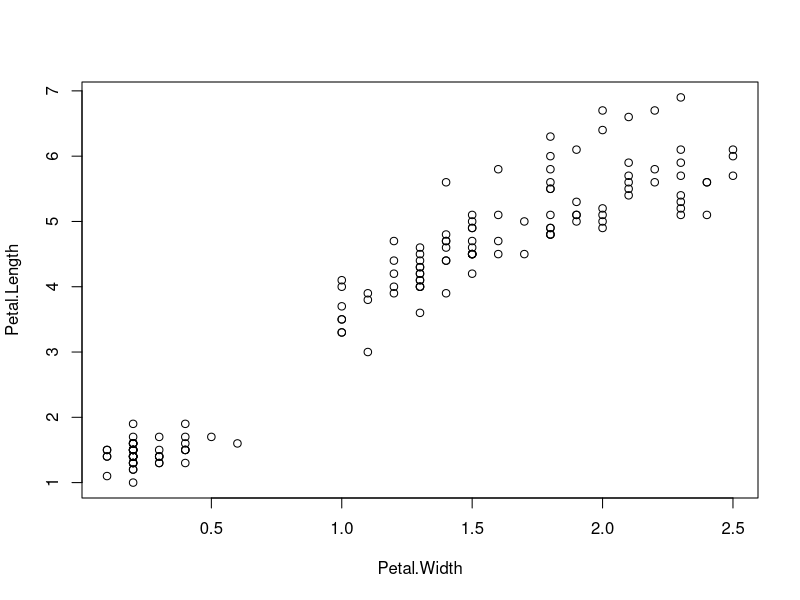
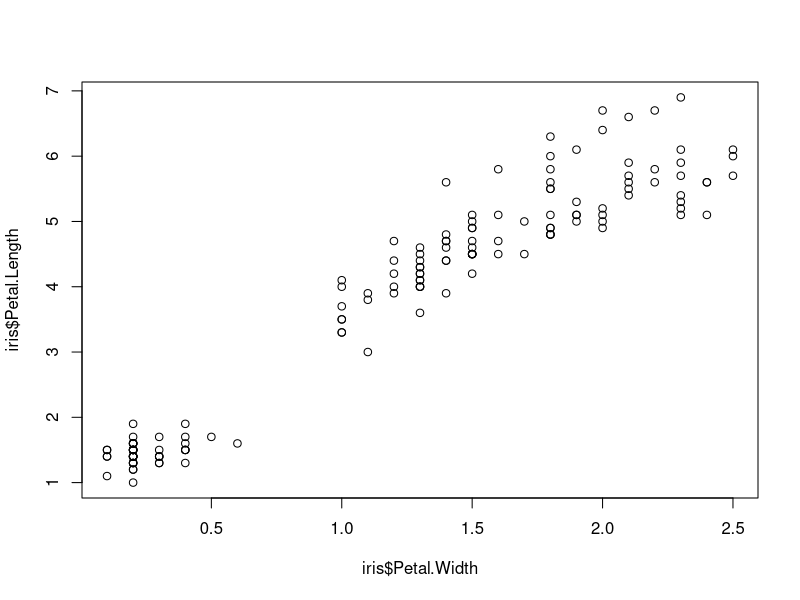
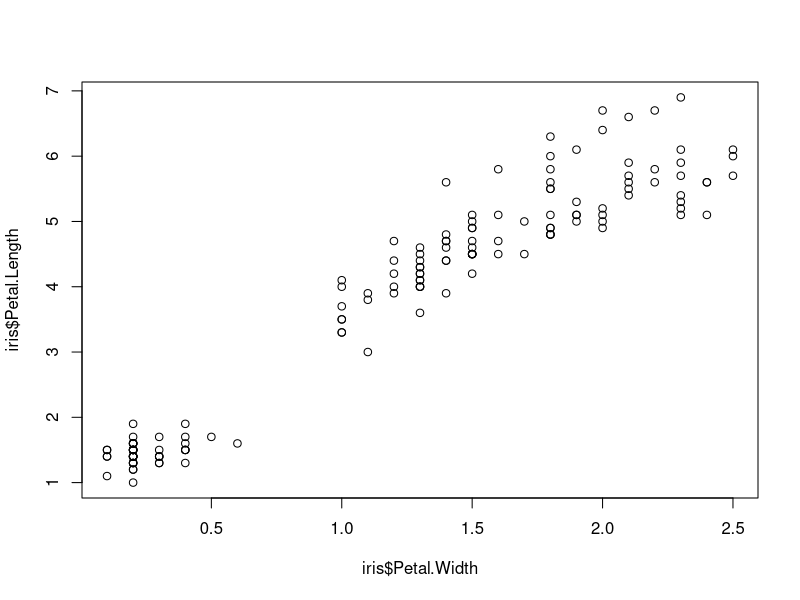
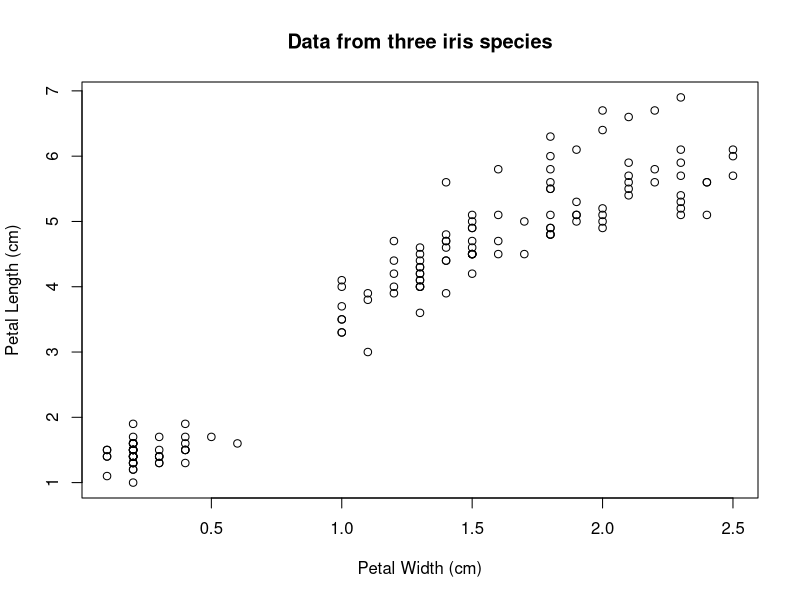
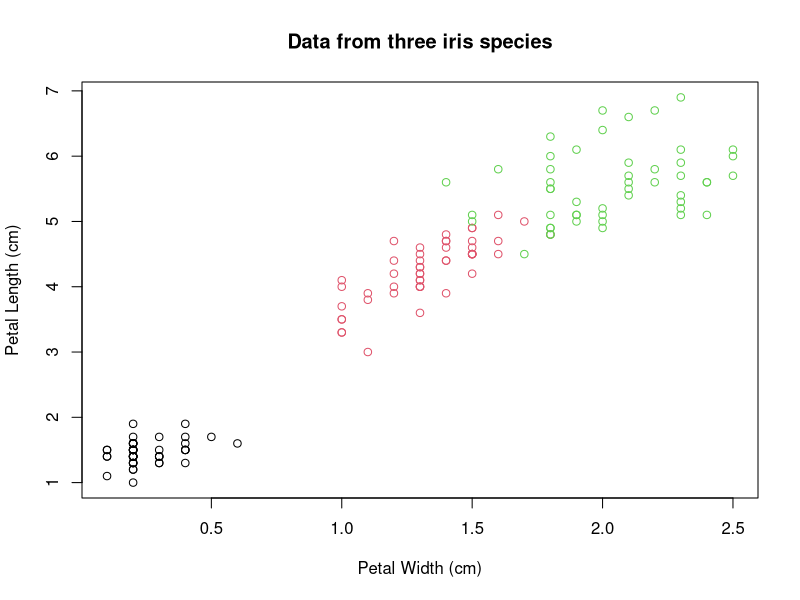
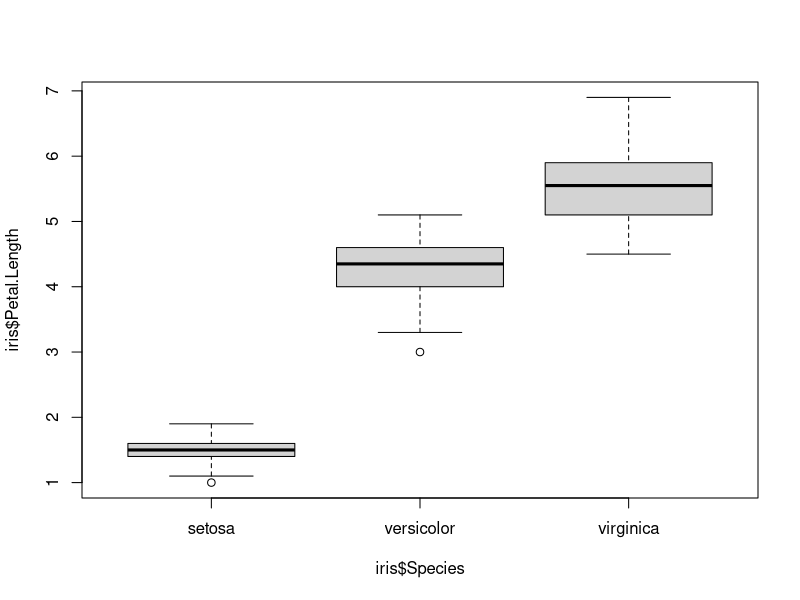
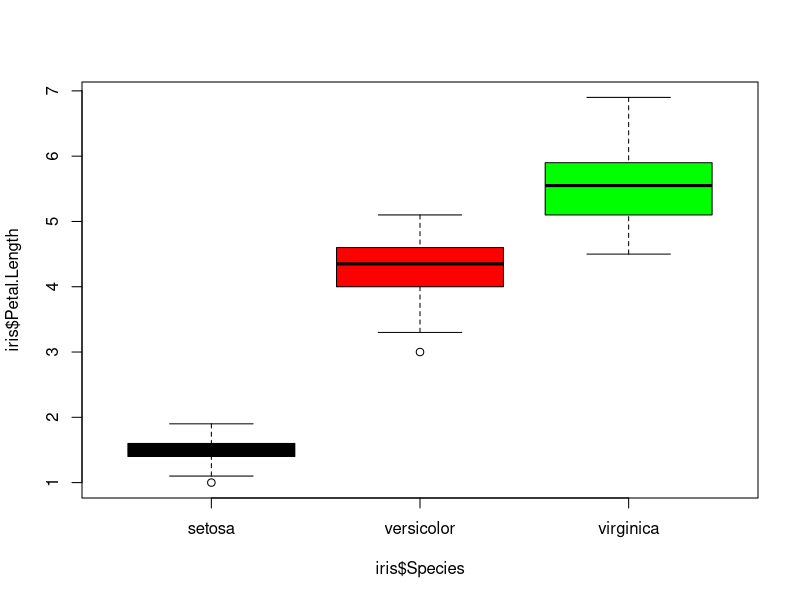
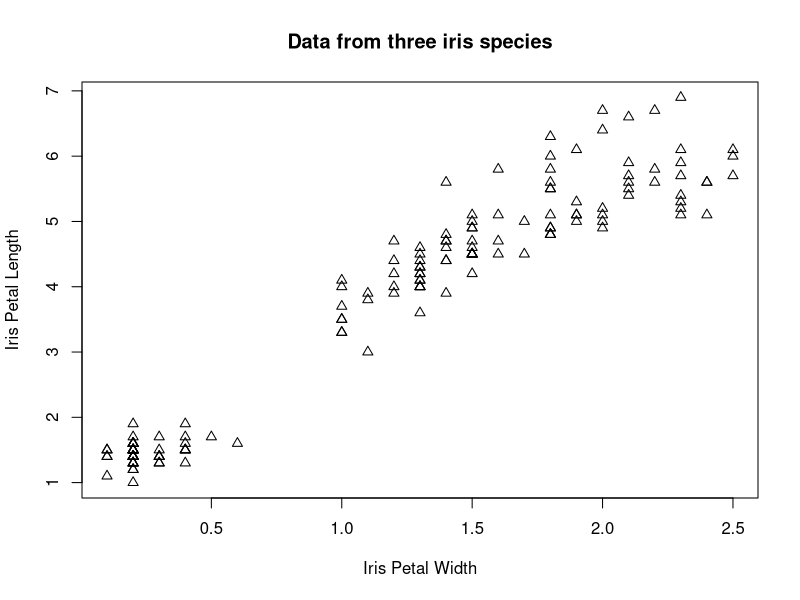

Source code (R) for these figures, in order:
## ---- chunk 1
# set a pathname to the directory you wnat to where file inputs are found and outputs are sent). In this case, we use the current directory where this .Rmd file is located.
dir <- getwd()
## ---- chunk 2
names(iris)
str(iris)
summary(iris)
## ---- chunk 3

# here's a basic plot command: plot(x, y)
# this says using the dataframe 'iris', plot 'petal width' on the x axis, and 'petal length' on the y axis
with(iris, 
     plot(Petal.Width, 
          Petal.Length))

# an alternative way to write this is to specify the dataframe iris, follwed by a dollar sign $, then the column name
plot(iris$Petal.Width, 
     iris$Petal.Length)

# I use this notation to help me keep track of multiple columns within different data frames

# another way to make the same plot is to use a tilde ~
# In R the tilde is used to separate left and right sides of a model formula
# so you could read this as: plot Petal Length as a function of Petal Width
plot(iris$Petal.Length ~ iris$Petal.Width)

# make this look nicer by adding axis labels for the x axis (xlab) and y axis (ylab), plus a title (main)
plot(iris$Petal.Length ~ iris$Petal.Width,
  xlab = "Petal Width (cm)", ylab = "Petal Length (cm)",
  main = "Data from three iris species"
)

# there is some clear separation in the points.  To see if those separate by species, make each species a separate color with col= (this only works if the variable you are using to definte the colors is categorical)
plot(iris$Petal.Length ~ iris$Petal.Width,
  xlab = "Petal Width (cm)", ylab = "Petal Length (cm)",
  main = "Data from three iris species", col = iris$Species
)
## ---- chunk 4

# the same formula can be used to make a boxplot
boxplot(iris$Petal.Length ~ iris$Species)

# then color in the boxes using col= and specifying the colors as a list
boxplot(iris$Petal.Length ~ iris$Species,
  col = c("black", "red", "green")
)
# if we have not yet mentioned it, you specify a list or vector of multiple items in R using the c() function, which stands for 'concatenate'
## ---- chunk 5
## let's go back to the iris data scatterplot

# use pch= to change the plotting symbol (stands for plot character)
plot(iris$Petal.Length ~ iris$Petal.Width,
  xlab = "Iris Petal Width", ylab = "Iris Petal Length",
  main = "Data from three iris species", pch = 2
) # all points will be a triangle

plot(iris$Petal.Length ~ iris$Petal.Width,
  xlab = "Iris Petal Width", ylab = "Iris Petal Length",
  main = "Data from three iris species",
  pch = c(1, 2, 18)[unclass(iris$Species)]
)
# This works by using c(1, 2, 18) to create a vector,
# unclass(iris$Species) turns the list of species from a list of categories
# (a "factor" data type in R terminology) into a list of numbers, each representing a species:
c(1, 2, 18)[unclass(iris$Species)]

# do the same thing with assigning different colors to the 3 species
plot(iris$Petal.Length ~ iris$Petal.Width,
  xlab = "Iris Petal Width", ylab = "Iris Petal Length",
  main = "Data from three iris species",
  col = c("magenta", "dark green", "blue")[unclass(iris$Species)]
)

# add a legend: specify where it will be located, assign a unique title for each of the species, and specify the colors and plot characters (or symbol)
legend("topleft",
  legend = unique(iris$Species),
  col = c("magenta", "dark green", "blue"), pch = 1
)

# alternatively, you can use x,y coordinates to place the legend
legend(1.8, 4,
  legend = unique(iris$Species),
  col = c("magenta", "dark green", "blue"), pch = 1, bty = "n"
)

# saving plots:
# in Rstudio, you can save a plot very quickly by opening the 'Export' drop-down menu in the figure window, and selecting 'Copy to Clipboard'.  I use this to quickly past figures into a Word or powerpoint document as a way of taking notes while I work.  that way I can place 2 similar graphs side by side and look closely at them, instead of clicking back and forth.

# to make a printable, high quality figure, click on 'Save as PDF' or 'Save as Image' and then specify your size, orientation, and file you save to
